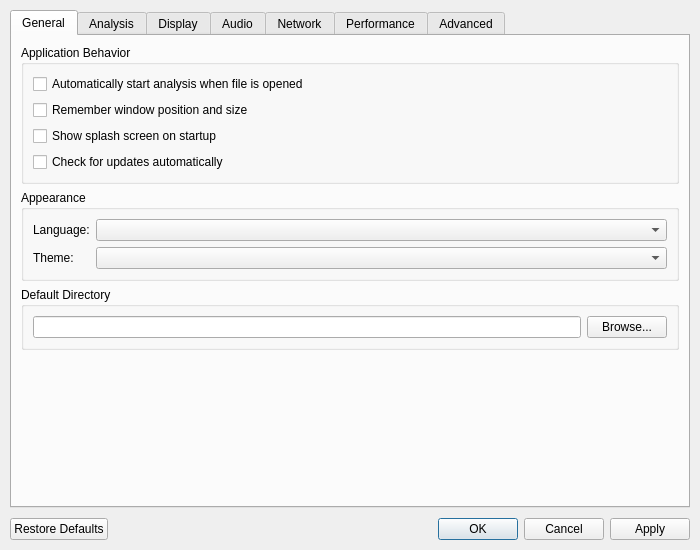
<?xml version="1.0" encoding="UTF-8"?>
<ui version="4.0">
 <class>SettingsDialog</class>
 <widget class="QDialog" name="SettingsDialog">
  <property name="geometry">
   <rect>
    <x>0</x>
    <y>0</y>
    <width>700</width>
    <height>550</height>
   </rect>
  </property>
  <property name="minimumSize">
   <size>
    <width>600</width>
    <height>450</height>
   </size>
  </property>
  <property name="windowTitle">
   <string>StreamDAB Stream Analyzer - Settings</string>
  </property>
  <property name="windowIcon">
   <iconset>
    <normaloff>:/icons/settings.png</normaloff>:/icons/settings.png</iconset>
  </property>
  <property name="modal">
   <bool>true</bool>
  </property>
  <layout class="QVBoxLayout" name="mainLayout">
   <property name="spacing">
    <number>10</number>
   </property>
   <property name="leftMargin">
    <number>10</number>
   </property>
   <property name="topMargin">
    <number>10</number>
   </property>
   <property name="rightMargin">
    <number>10</number>
   </property>
   <property name="bottomMargin">
    <number>10</number>
   </property>
   <item>
    <widget class="QTabWidget" name="tabWidget">
     <property name="currentIndex">
      <number>0</number>
     </property>
     <widget class="QWidget" name="generalTab">
      <attribute name="title">
       <string>General</string>
      </attribute>
      <layout class="QVBoxLayout" name="generalTabLayout">
       <item>
        <widget class="QGroupBox" name="behaviorGroup">
         <property name="title">
          <string>Application Behavior</string>
         </property>
         <layout class="QVBoxLayout" name="behaviorLayout">
          <item>
           <widget class="QCheckBox" name="autoStartAnalysis">
            <property name="text">
             <string>Automatically start analysis when file is opened</string>
            </property>
           </widget>
          </item>
          <item>
           <widget class="QCheckBox" name="rememberWindowState">
            <property name="text">
             <string>Remember window position and size</string>
            </property>
           </widget>
          </item>
          <item>
           <widget class="QCheckBox" name="showSplashScreen">
            <property name="text">
             <string>Show splash screen on startup</string>
            </property>
           </widget>
          </item>
          <item>
           <widget class="QCheckBox" name="checkForUpdates">
            <property name="text">
             <string>Check for updates automatically</string>
            </property>
           </widget>
          </item>
         </layout>
        </widget>
       </item>
       <item>
        <widget class="QGroupBox" name="appearanceGroup">
         <property name="title">
          <string>Appearance</string>
         </property>
         <layout class="QFormLayout" name="appearanceLayout">
          <item row="0" column="0">
           <widget class="QLabel" name="languageLabel">
            <property name="text">
             <string>Language:</string>
            </property>
           </widget>
          </item>
          <item row="0" column="1">
           <widget class="QComboBox" name="languageCombo"/>
          </item>
          <item row="1" column="0">
           <widget class="QLabel" name="themeLabel">
            <property name="text">
             <string>Theme:</string>
            </property>
           </widget>
          </item>
          <item row="1" column="1">
           <widget class="QComboBox" name="themeCombo"/>
          </item>
         </layout>
        </widget>
       </item>
       <item>
        <widget class="QGroupBox" name="defaultDirectoryGroup">
         <property name="title">
          <string>Default Directory</string>
         </property>
         <layout class="QHBoxLayout" name="defaultDirectoryLayout">
          <item>
           <widget class="QLineEdit" name="defaultDirectoryEdit"/>
          </item>
          <item>
           <widget class="QPushButton" name="browseDirectoryButton">
            <property name="text">
             <string>Browse...</string>
            </property>
           </widget>
          </item>
         </layout>
        </widget>
       </item>
       <item>
        <spacer name="generalVerticalSpacer">
         <property name="orientation">
          <enum>Qt::Vertical</enum>
         </property>
         <property name="sizeHint" stdset="0">
          <size>
           <width>20</width>
           <height>40</height>
          </size>
         </property>
        </spacer>
       </item>
      </layout>
     </widget>
     <widget class="QWidget" name="analysisTab">
      <attribute name="title">
       <string>Analysis</string>
      </attribute>
      <layout class="QVBoxLayout" name="analysisTabLayout">
       <item>
        <widget class="QGroupBox" name="processingGroup">
         <property name="title">
          <string>Processing Settings</string>
         </property>
         <layout class="QFormLayout" name="processingLayout">
          <item row="0" column="0">
           <widget class="QLabel" name="updateRateLabel">
            <property name="text">
             <string>Update Rate (FPS):</string>
            </property>
           </widget>
          </item>
          <item row="0" column="1">
           <widget class="QSpinBox" name="updateRateSpin">
            <property name="minimum">
             <number>1</number>
            </property>
            <property name="maximum">
             <number>120</number>
            </property>
            <property name="value">
             <number>60</number>
            </property>
           </widget>
          </item>
          <item row="1" column="0">
           <widget class="QLabel" name="bufferSizeLabel">
            <property name="text">
             <string>Buffer Size (frames):</string>
            </property>
           </widget>
          </item>
          <item row="1" column="1">
           <widget class="QSpinBox" name="bufferSizeSpin">
            <property name="minimum">
             <number>10</number>
            </property>
            <property name="maximum">
             <number>10000</number>
            </property>
            <property name="value">
             <number>1000</number>
            </property>
           </widget>
          </item>
          <item row="2" column="0">
           <widget class="QLabel" name="analysisTimeoutLabel">
            <property name="text">
             <string>Analysis Timeout (s):</string>
            </property>
           </widget>
          </item>
          <item row="2" column="1">
           <widget class="QDoubleSpinBox" name="analysisTimeoutSpin">
            <property name="decimals">
             <number>1</number>
            </property>
            <property name="minimum">
             <double>0.500000000000000</double>
            </property>
            <property name="maximum">
             <double>60.000000000000000</double>
            </property>
            <property name="value">
             <double>5.000000000000000</double>
            </property>
           </widget>
          </item>
          <item row="3" column="0">
           <widget class="QLabel" name="processingModeLabel">
            <property name="text">
             <string>Processing Mode:</string>
            </property>
           </widget>
          </item>
          <item row="3" column="1">
           <widget class="QComboBox" name="processingModeCombo"/>
          </item>
         </layout>
        </widget>
       </item>
       <item>
        <widget class="QGroupBox" name="analysisOptionsGroup">
         <property name="title">
          <string>Analysis Options</string>
         </property>
         <layout class="QVBoxLayout" name="analysisOptionsLayout">
          <item>
           <widget class="QCheckBox" name="realTimeProcessingCheck">
            <property name="text">
             <string>Enable real-time processing</string>
            </property>
           </widget>
          </item>
          <item>
           <widget class="QCheckBox" name="enableErrorDetection">
            <property name="text">
             <string>Enable error detection</string>
            </property>
           </widget>
          </item>
          <item>
           <widget class="QCheckBox" name="enableFigAnalysis">
            <property name="text">
             <string>Enable FIG analysis</string>
            </property>
           </widget>
          </item>
          <item>
           <widget class="QCheckBox" name="enableAudioAnalysis">
            <property name="text">
             <string>Enable audio analysis</string>
            </property>
           </widget>
          </item>
         </layout>
        </widget>
       </item>
       <item>
        <widget class="QGroupBox" name="sensitivityGroup">
         <property name="title">
          <string>Sensitivity</string>
         </property>
         <layout class="QHBoxLayout" name="sensitivityLayout">
          <item>
           <widget class="QLabel" name="sensitivityLowLabel">
            <property name="text">
             <string>Low</string>
            </property>
           </widget>
          </item>
          <item>
           <widget class="QSlider" name="sensitivitySlider">
            <property name="minimum">
             <number>1</number>
            </property>
            <property name="maximum">
             <number>10</number>
            </property>
            <property name="value">
             <number>5</number>
            </property>
            <property name="orientation">
             <enum>Qt::Horizontal</enum>
            </property>
           </widget>
          </item>
          <item>
           <widget class="QLabel" name="sensitivityHighLabel">
            <property name="text">
             <string>High</string>
            </property>
           </widget>
          </item>
         </layout>
        </widget>
       </item>
       <item>
        <spacer name="analysisVerticalSpacer">
         <property name="orientation">
          <enum>Qt::Vertical</enum>
         </property>
         <property name="sizeHint" stdset="0">
          <size>
           <width>20</width>
           <height>40</height>
          </size>
         </property>
        </spacer>
       </item>
      </layout>
     </widget>
     <widget class="QWidget" name="displayTab">
      <attribute name="title">
       <string>Display</string>
      </attribute>
      <layout class="QVBoxLayout" name="displayTabLayout">
       <item>
        <widget class="QGroupBox" name="visualGroup">
         <property name="title">
          <string>Visual Settings</string>
         </property>
         <layout class="QFormLayout" name="visualLayout">
          <item row="0" column="0">
           <widget class="QLabel" name="frameRateLabel">
            <property name="text">
             <string>Frame Rate (FPS):</string>
            </property>
           </widget>
          </item>
          <item row="0" column="1">
           <widget class="QSpinBox" name="frameRateSpin">
            <property name="minimum">
             <number>15</number>
            </property>
            <property name="maximum">
             <number>120</number>
            </property>
            <property name="value">
             <number>60</number>
            </property>
           </widget>
          </item>
          <item row="1" column="0">
           <widget class="QLabel" name="colorSchemeLabel">
            <property name="text">
             <string>Color Scheme:</string>
            </property>
           </widget>
          </item>
          <item row="1" column="1">
           <widget class="QComboBox" name="colorSchemeCombo"/>
          </item>
         </layout>
        </widget>
       </item>
       <item>
        <widget class="QGroupBox" name="renderingGroup">
         <property name="title">
          <string>Rendering Options</string>
         </property>
         <layout class="QVBoxLayout" name="renderingLayout">
          <item>
           <widget class="QCheckBox" name="enableAntialiasing">
            <property name="text">
             <string>Enable antialiasing</string>
            </property>
           </widget>
          </item>
          <item>
           <widget class="QCheckBox" name="enableVSync">
            <property name="text">
             <string>Enable VSync</string>
            </property>
           </widget>
          </item>
          <item>
           <widget class="QCheckBox" name="showGridLines">
            <property name="text">
             <string>Show grid lines</string>
            </property>
           </widget>
          </item>
          <item>
           <widget class="QCheckBox" name="showStatusBar">
            <property name="text">
             <string>Show status bar</string>
            </property>
           </widget>
          </item>
         </layout>
        </widget>
       </item>
       <item>
        <widget class="QGroupBox" name="colorGroup">
         <property name="title">
          <string>Color Customization</string>
         </property>
         <layout class="QFormLayout" name="colorLayout">
          <item row="0" column="0">
           <widget class="QLabel" name="backgroundColorLabel">
            <property name="text">
             <string>Background Color:</string>
            </property>
           </widget>
          </item>
          <item row="0" column="1">
           <widget class="QPushButton" name="backgroundColorButton">
            <property name="text">
             <string>Choose...</string>
            </property>
           </widget>
          </item>
          <item row="1" column="0">
           <widget class="QLabel" name="gridColorLabel">
            <property name="text">
             <string>Grid Color:</string>
            </property>
           </widget>
          </item>
          <item row="1" column="1">
           <widget class="QPushButton" name="gridColorButton">
            <property name="text">
             <string>Choose...</string>
            </property>
           </widget>
          </item>
          <item row="2" column="0">
           <widget class="QLabel" name="textColorLabel">
            <property name="text">
             <string>Text Color:</string>
            </property>
           </widget>
          </item>
          <item row="2" column="1">
           <widget class="QPushButton" name="textColorButton">
            <property name="text">
             <string>Choose...</string>
            </property>
           </widget>
          </item>
          <item row="3" column="0">
           <widget class="QLabel" name="fontLabel">
            <property name="text">
             <string>Font:</string>
            </property>
           </widget>
          </item>
          <item row="3" column="1">
           <widget class="QPushButton" name="fontButton">
            <property name="text">
             <string>Choose...</string>
            </property>
           </widget>
          </item>
         </layout>
        </widget>
       </item>
       <item>
        <spacer name="displayVerticalSpacer">
         <property name="orientation">
          <enum>Qt::Vertical</enum>
         </property>
         <property name="sizeHint" stdset="0">
          <size>
           <width>20</width>
           <height>40</height>
          </size>
         </property>
        </spacer>
       </item>
      </layout>
     </widget>
     <widget class="QWidget" name="audioTab">
      <attribute name="title">
       <string>Audio</string>
      </attribute>
      <layout class="QVBoxLayout" name="audioTabLayout">
       <item>
        <widget class="QGroupBox" name="audioMonitoringGroup">
         <property name="title">
          <string>Audio Monitoring</string>
         </property>
         <layout class="QVBoxLayout" name="audioMonitoringLayout">
          <item>
           <widget class="QCheckBox" name="enableAudioMonitoring">
            <property name="text">
             <string>Enable audio monitoring</string>
            </property>
           </widget>
          </item>
          <item>
           <layout class="QFormLayout" name="audioSettingsLayout">
            <item row="0" column="0">
             <widget class="QLabel" name="audioVolumeLabel">
              <property name="text">
               <string>Volume:</string>
              </property>
             </widget>
            </item>
            <item row="0" column="1">
             <widget class="QSlider" name="audioVolumeSlider">
              <property name="maximum">
               <number>100</number>
              </property>
              <property name="value">
               <number>50</number>
              </property>
              <property name="orientation">
               <enum>Qt::Horizontal</enum>
              </property>
             </widget>
            </item>
            <item row="1" column="0">
             <widget class="QLabel" name="audioBufferSizeLabel">
              <property name="text">
               <string>Buffer Size:</string>
              </property>
             </widget>
            </item>
            <item row="1" column="1">
             <widget class="QSpinBox" name="audioBufferSizeSpin">
              <property name="minimum">
               <number>64</number>
              </property>
              <property name="maximum">
               <number>8192</number>
              </property>
              <property name="value">
               <number>1024</number>
              </property>
             </widget>
            </item>
            <item row="2" column="0">
             <widget class="QLabel" name="audioOutputDeviceLabel">
              <property name="text">
               <string>Output Device:</string>
              </property>
             </widget>
            </item>
            <item row="2" column="1">
             <widget class="QComboBox" name="audioOutputDeviceCombo"/>
            </item>
            <item row="3" column="0">
             <widget class="QLabel" name="audioSampleRateLabel">
              <property name="text">
               <string>Sample Rate:</string>
              </property>
             </widget>
            </item>
            <item row="3" column="1">
             <widget class="QComboBox" name="audioSampleRateCombo"/>
            </item>
           </layout>
          </item>
         </layout>
        </widget>
       </item>
       <item>
        <widget class="QGroupBox" name="audioRecordingGroup">
         <property name="title">
          <string>Audio Recording</string>
         </property>
         <layout class="QVBoxLayout" name="audioRecordingLayout">
          <item>
           <widget class="QCheckBox" name="enableAudioRecording">
            <property name="text">
             <string>Enable audio recording</string>
            </property>
           </widget>
          </item>
          <item>
           <layout class="QHBoxLayout" name="audioPathLayout">
            <item>
             <widget class="QLineEdit" name="audioRecordingPathEdit"/>
            </item>
            <item>
             <widget class="QPushButton" name="browseAudioPathButton">
              <property name="text">
               <string>Browse...</string>
              </property>
             </widget>
            </item>
           </layout>
          </item>
         </layout>
        </widget>
       </item>
       <item>
        <spacer name="audioVerticalSpacer">
         <property name="orientation">
          <enum>Qt::Vertical</enum>
         </property>
         <property name="sizeHint" stdset="0">
          <size>
           <width>20</width>
           <height>40</height>
          </size>
         </property>
        </spacer>
       </item>
      </layout>
     </widget>
     <widget class="QWidget" name="networkTab">
      <attribute name="title">
       <string>Network</string>
      </attribute>
      <layout class="QVBoxLayout" name="networkTabLayout">
       <item>
        <widget class="QGroupBox" name="networkStreamingGroup">
         <property name="title">
          <string>Network Streaming</string>
         </property>
         <layout class="QVBoxLayout" name="networkStreamingLayout">
          <item>
           <widget class="QCheckBox" name="enableNetworkStreaming">
            <property name="text">
             <string>Enable network streaming</string>
            </property>
           </widget>
          </item>
          <item>
           <layout class="QFormLayout" name="networkSettingsLayout">
            <item row="0" column="0">
             <widget class="QLabel" name="networkAddressLabel">
              <property name="text">
               <string>Address:</string>
              </property>
             </widget>
            </item>
            <item row="0" column="1">
             <widget class="QLineEdit" name="networkAddressEdit"/>
            </item>
            <item row="1" column="0">
             <widget class="QLabel" name="networkPortLabel">
              <property name="text">
               <string>Port:</string>
              </property>
             </widget>
            </item>
            <item row="1" column="1">
             <widget class="QSpinBox" name="networkPortSpin">
              <property name="minimum">
               <number>1024</number>
              </property>
              <property name="maximum">
               <number>65535</number>
              </property>
              <property name="value">
               <number>8080</number>
              </property>
             </widget>
            </item>
            <item row="2" column="0">
             <widget class="QLabel" name="networkTimeoutLabel">
              <property name="text">
               <string>Timeout (ms):</string>
              </property>
             </widget>
            </item>
            <item row="2" column="1">
             <widget class="QSpinBox" name="networkTimeoutSpin">
              <property name="minimum">
               <number>1000</number>
              </property>
              <property name="maximum">
               <number>30000</number>
              </property>
              <property name="value">
               <number>5000</number>
              </property>
             </widget>
            </item>
            <item row="3" column="0">
             <widget class="QLabel" name="maxConnectionsLabel">
              <property name="text">
               <string>Max Connections:</string>
              </property>
             </widget>
            </item>
            <item row="3" column="1">
             <widget class="QSpinBox" name="maxConnectionsSpin">
              <property name="minimum">
               <number>1</number>
              </property>
              <property name="maximum">
               <number>100</number>
              </property>
              <property name="value">
               <number>10</number>
              </property>
             </widget>
            </item>
           </layout>
          </item>
         </layout>
        </widget>
       </item>
       <item>
        <widget class="QGroupBox" name="multicastGroup">
         <property name="title">
          <string>Multicast Settings</string>
         </property>
         <layout class="QVBoxLayout" name="multicastLayout">
          <item>
           <widget class="QCheckBox" name="enableMulticast">
            <property name="text">
             <string>Enable multicast</string>
            </property>
           </widget>
          </item>
          <item>
           <layout class="QFormLayout" name="multicastSettingsLayout">
            <item row="0" column="0">
             <widget class="QLabel" name="multicastAddressLabel">
              <property name="text">
               <string>Multicast Address:</string>
              </property>
             </widget>
            </item>
            <item row="0" column="1">
             <widget class="QLineEdit" name="multicastAddressEdit"/>
            </item>
            <item row="1" column="0">
             <widget class="QLabel" name="multicastPortLabel">
              <property name="text">
               <string>Multicast Port:</string>
              </property>
             </widget>
            </item>
            <item row="1" column="1">
             <widget class="QSpinBox" name="multicastPortSpin">
              <property name="minimum">
               <number>1024</number>
              </property>
              <property name="maximum">
               <number>65535</number>
              </property>
              <property name="value">
               <number>1234</number>
              </property>
             </widget>
            </item>
           </layout>
          </item>
         </layout>
        </widget>
       </item>
       <item>
        <spacer name="networkVerticalSpacer">
         <property name="orientation">
          <enum>Qt::Vertical</enum>
         </property>
         <property name="sizeHint" stdset="0">
          <size>
           <width>20</width>
           <height>40</height>
          </size>
         </property>
        </spacer>
       </item>
      </layout>
     </widget>
     <widget class="QWidget" name="performanceTab">
      <attribute name="title">
       <string>Performance</string>
      </attribute>
      <layout class="QVBoxLayout" name="performanceTabLayout">
       <item>
        <widget class="QGroupBox" name="memoryGroup">
         <property name="title">
          <string>Memory Settings</string>
         </property>
         <layout class="QFormLayout" name="memoryLayout">
          <item row="0" column="0">
           <widget class="QLabel" name="memoryLimitLabel">
            <property name="text">
             <string>Memory Limit (MB):</string>
            </property>
           </widget>
          </item>
          <item row="0" column="1">
           <widget class="QSpinBox" name="memoryLimitSpin">
            <property name="minimum">
             <number>50</number>
            </property>
            <property name="maximum">
             <number>2048</number>
            </property>
            <property name="value">
             <number>150</number>
            </property>
           </widget>
          </item>
          <item row="1" column="0">
           <widget class="QLabel" name="threadCountLabel">
            <property name="text">
             <string>Thread Count:</string>
            </property>
           </widget>
          </item>
          <item row="1" column="1">
           <widget class="QSpinBox" name="threadCountSpin">
            <property name="minimum">
             <number>1</number>
            </property>
            <property name="maximum">
             <number>16</number>
            </property>
            <property name="value">
             <number>4</number>
            </property>
           </widget>
          </item>
         </layout>
        </widget>
       </item>
       <item>
        <widget class="QGroupBox" name="accelerationGroup">
         <property name="title">
          <string>Acceleration</string>
         </property>
         <layout class="QVBoxLayout" name="accelerationLayout">
          <item>
           <widget class="QCheckBox" name="enableHardwareAcceleration">
            <property name="text">
             <string>Enable hardware acceleration</string>
            </property>
           </widget>
          </item>
          <item>
           <widget class="QCheckBox" name="enableGpuAcceleration">
            <property name="text">
             <string>Enable GPU acceleration</string>
            </property>
           </widget>
          </item>
          <item>
           <widget class="QCheckBox" name="enableMultiThreading">
            <property name="text">
             <string>Enable multi-threading</string>
            </property>
           </widget>
          </item>
         </layout>
        </widget>
       </item>
       <item>
        <widget class="QGroupBox" name="priorityGroup">
         <property name="title">
          <string>Processing Priority</string>
         </property>
         <layout class="QHBoxLayout" name="priorityLayout">
          <item>
           <widget class="QLabel" name="priorityLowLabel">
            <property name="text">
             <string>Low</string>
            </property>
           </widget>
          </item>
          <item>
           <widget class="QSlider" name="processingPrioritySlider">
            <property name="minimum">
             <number>1</number>
            </property>
            <property name="maximum">
             <number>5</number>
            </property>
            <property name="value">
             <number>3</number>
            </property>
            <property name="orientation">
             <enum>Qt::Horizontal</enum>
            </property>
           </widget>
          </item>
          <item>
           <widget class="QLabel" name="priorityHighLabel">
            <property name="text">
             <string>High</string>
            </property>
           </widget>
          </item>
         </layout>
        </widget>
       </item>
       <item>
        <widget class="QGroupBox" name="optimizationGroup">
         <property name="title">
          <string>Optimization</string>
         </property>
         <layout class="QVBoxLayout" name="optimizationLayout">
          <item>
           <widget class="QCheckBox" name="enableMemoryOptimization">
            <property name="text">
             <string>Enable memory optimization</string>
            </property>
           </widget>
          </item>
          <item>
           <widget class="QCheckBox" name="enableCpuOptimization">
            <property name="text">
             <string>Enable CPU optimization</string>
            </property>
           </widget>
          </item>
         </layout>
        </widget>
       </item>
       <item>
        <spacer name="performanceVerticalSpacer">
         <property name="orientation">
          <enum>Qt::Vertical</enum>
         </property>
         <property name="sizeHint" stdset="0">
          <size>
           <width>20</width>
           <height>40</height>
          </size>
         </property>
        </spacer>
       </item>
      </layout>
     </widget>
     <widget class="QWidget" name="advancedTab">
      <attribute name="title">
       <string>Advanced</string>
      </attribute>
      <layout class="QVBoxLayout" name="advancedTabLayout">
       <item>
        <widget class="QGroupBox" name="loggingGroup">
         <property name="title">
          <string>Logging Settings</string>
         </property>
         <layout class="QVBoxLayout" name="loggingLayout">
          <item>
           <widget class="QCheckBox" name="enableDebugLogging">
            <property name="text">
             <string>Enable debug logging</string>
            </property>
           </widget>
          </item>
          <item>
           <layout class="QFormLayout" name="loggingSettingsLayout">
            <item row="0" column="0">
             <widget class="QLabel" name="logLevelLabel">
              <property name="text">
               <string>Log Level:</string>
              </property>
             </widget>
            </item>
            <item row="0" column="1">
             <widget class="QComboBox" name="logLevelCombo"/>
            </item>
            <item row="1" column="0">
             <widget class="QLabel" name="logFilePathLabel">
              <property name="text">
               <string>Log File Path:</string>
              </property>
             </widget>
            </item>
            <item row="1" column="1">
             <layout class="QHBoxLayout" name="logFilePathLayout">
              <item>
               <widget class="QLineEdit" name="logFilePathEdit"/>
              </item>
              <item>
               <widget class="QPushButton" name="browseLogPathButton">
                <property name="text">
                 <string>Browse...</string>
                </property>
               </widget>
              </item>
             </layout>
            </item>
            <item row="2" column="0">
             <widget class="QLabel" name="maxLogFilesLabel">
              <property name="text">
               <string>Max Log Files:</string>
              </property>
             </widget>
            </item>
            <item row="2" column="1">
             <widget class="QSpinBox" name="maxLogFilesSpin">
              <property name="minimum">
               <number>1</number>
              </property>
              <property name="maximum">
               <number>100</number>
              </property>
              <property name="value">
               <number>10</number>
              </property>
             </widget>
            </item>
            <item row="3" column="0">
             <widget class="QLabel" name="maxLogSizeLabel">
              <property name="text">
               <string>Max Log Size (MB):</string>
              </property>
             </widget>
            </item>
            <item row="3" column="1">
             <widget class="QSpinBox" name="maxLogSizeSpin">
              <property name="minimum">
               <number>1</number>
              </property>
              <property name="maximum">
               <number>1000</number>
              </property>
              <property name="value">
               <number>10</number>
              </property>
             </widget>
            </item>
           </layout>
          </item>
         </layout>
        </widget>
       </item>
       <item>
        <widget class="QGroupBox" name="diagnosticsGroup">
         <property name="title">
          <string>Diagnostics</string>
         </property>
         <layout class="QVBoxLayout" name="diagnosticsLayout">
          <item>
           <widget class="QCheckBox" name="enableProfiling">
            <property name="text">
             <string>Enable profiling</string>
            </property>
           </widget>
          </item>
          <item>
           <widget class="QCheckBox" name="enableCrashReporting">
            <property name="text">
             <string>Enable crash reporting</string>
            </property>
           </widget>
          </item>
         </layout>
        </widget>
       </item>
       <item>
        <widget class="QGroupBox" name="customConfigGroup">
         <property name="title">
          <string>Custom Configuration</string>
         </property>
         <layout class="QVBoxLayout" name="customConfigLayout">
          <item>
           <widget class="QLineEdit" name="customConfigEdit">
            <property name="placeholderText">
             <string>Enter custom configuration parameters...</string>
            </property>
           </widget>
          </item>
         </layout>
        </widget>
       </item>
       <item>
        <spacer name="advancedVerticalSpacer">
         <property name="orientation">
          <enum>Qt::Vertical</enum>
         </property>
         <property name="sizeHint" stdset="0">
          <size>
           <width>20</width>
           <height>40</height>
          </size>
         </property>
        </spacer>
       </item>
      </layout>
     </widget>
    </widget>
   </item>
   <item>
    <widget class="QDialogButtonBox" name="buttonBox">
     <property name="orientation">
      <enum>Qt::Horizontal</enum>
     </property>
     <property name="standardButtons">
      <set>QDialogButtonBox::Apply|QDialogButtonBox::Cancel|QDialogButtonBox::Ok|QDialogButtonBox::RestoreDefaults</set>
     </property>
    </widget>
   </item>
  </layout>
 </widget>
 <resources/>
 <connections>
  <connection>
   <sender>buttonBox</sender>
   <signal>accepted()</signal>
   <receiver>SettingsDialog</receiver>
   <slot>accept()</slot>
   <hints>
    <hint type="sourcelabel">
     <x>248</x>
     <y>254</y>
    </hint>
    <hint type="destinationlabel">
     <x>157</x>
     <y>274</y>
    </hint>
   </hints>
  </connection>
  <connection>
   <sender>buttonBox</sender>
   <signal>rejected()</signal>
   <receiver>SettingsDialog</receiver>
   <slot>reject()</slot>
   <hints>
    <hint type="sourcelabel">
     <x>316</x>
     <y>260</y>
    </hint>
    <hint type="destinationlabel">
     <x>286</x>
     <y>274</y>
    </hint>
   </hints>
  </connection>
 </connections>
</ui>
